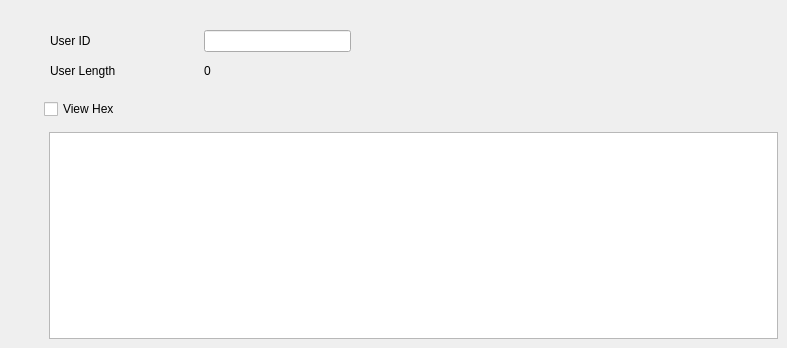
    <widget class="QWidget" name="tab_6">
     <attribute name="title">
      <string>User Defined</string>
     </attribute>
     <widget class="QWidget" name="gridLayoutWidget_20">
      <property name="geometry">
       <rect>
        <x>50</x>
        <y>30</y>
        <width>301</width>
        <height>54</height>
       </rect>
      </property>
      <layout class="QGridLayout" name="gridLayout_20">
       <property name="sizeConstraint">
        <enum>QLayout::SetNoConstraint</enum>
       </property>
       <item row="1" column="0">
        <widget class="QLabel" name="label_111">
         <property name="sizePolicy">
          <sizepolicy hsizetype="Minimum" vsizetype="Preferred">
           <horstretch>0</horstretch>
           <verstretch>0</verstretch>
          </sizepolicy>
         </property>
         <property name="text">
          <string>User Length</string>
         </property>
        </widget>
       </item>
       <item row="0" column="0">
        <widget class="QLabel" name="sd">
         <property name="sizePolicy">
          <sizepolicy hsizetype="Minimum" vsizetype="Preferred">
           <horstretch>0</horstretch>
           <verstretch>0</verstretch>
          </sizepolicy>
         </property>
         <property name="text">
          <string>User ID</string>
         </property>
        </widget>
       </item>
       <item row="0" column="1">
        <widget class="QLineEdit" name="ud_userid_tf">
         <property name="sizePolicy">
          <sizepolicy hsizetype="Ignored" vsizetype="Fixed">
           <horstretch>0</horstretch>
           <verstretch>0</verstretch>
          </sizepolicy>
         </property>
         <property name="text">
          <string/>
         </property>
         <property name="maxLength">
          <number>32</number>
         </property>
        </widget>
       </item>
       <item row="1" column="1">
        <widget class="QLabel" name="ud_userlength_tf">
         <property name="text">
          <string>0</string>
         </property>
         <property name="alignment">
          <set>Qt::AlignLeading|Qt::AlignLeft|Qt::AlignVCenter</set>
         </property>
        </widget>
       </item>
      </layout>
     </widget>
     <widget class="QCheckBox" name="viewhex_cb">
      <property name="geometry">
       <rect>
        <x>44</x>
        <y>99</y>
        <width>87</width>
        <height>20</height>
       </rect>
      </property>
      <property name="text">
       <string>View Hex</string>
      </property>
     </widget>
     <widget class="QPlainTextEdit" name="UD_textedit_tf">
      <property name="geometry">
       <rect>
        <x>49</x>
        <y>132</y>
        <width>729</width>
        <height>207</height>
       </rect>
      </property>
      <property name="readOnly">
       <bool>true</bool>
      </property>
     </widget>
    </widget>
